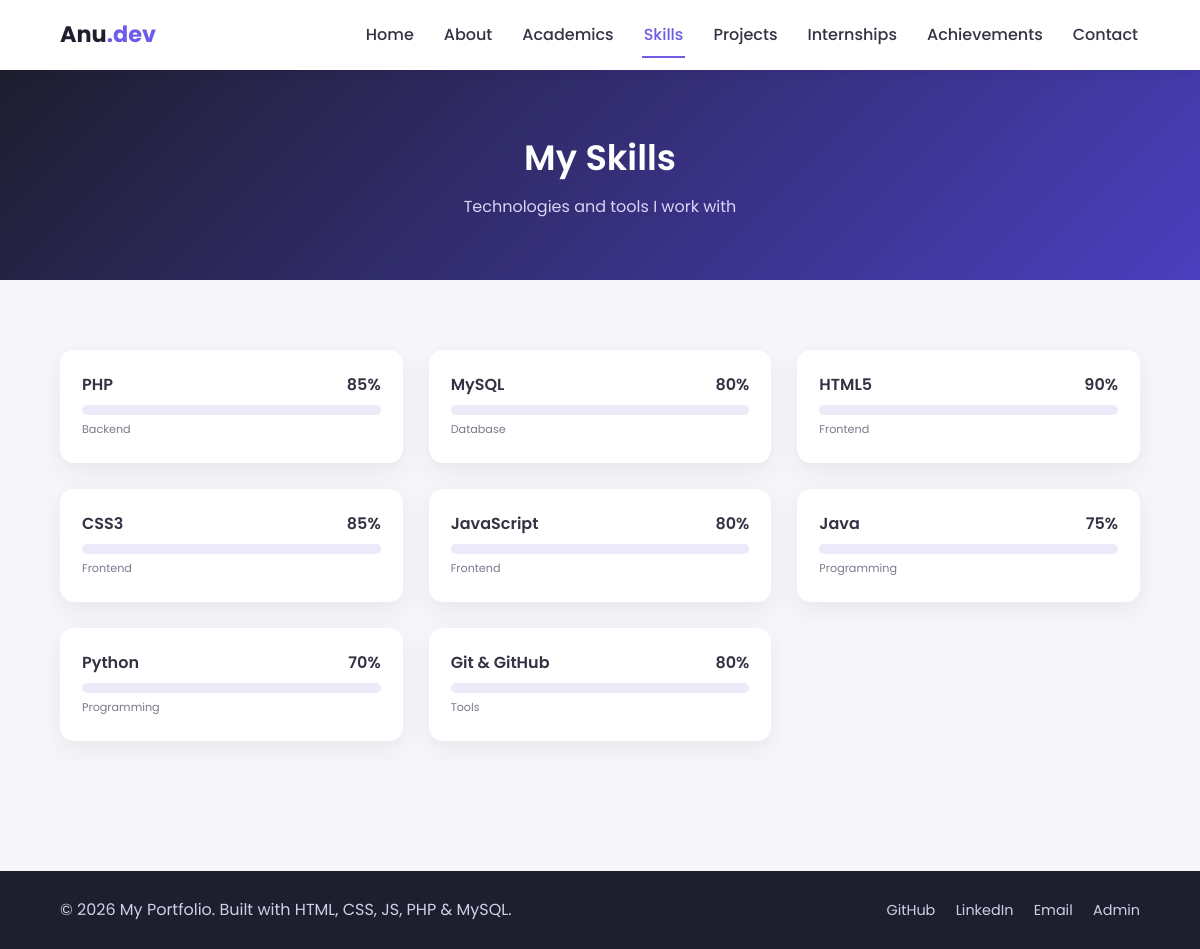
The page /skills.php on the database its author committed.
### tables this page shows
CREATE TABLE IF NOT EXISTS skills (
    id INT AUTO_INCREMENT PRIMARY KEY,
    skill_name VARCHAR(100) NOT NULL,
    category VARCHAR(50) NOT NULL,
    proficiency INT NOT NULL DEFAULT 70
);

### skills.php (the view, shortened to what this page needs)
<?php
include "includes/header.php";
$skills = [];
try {
    include "includes/db.php";
    $stmt = $pdo->query("SELECT skill_name, category, proficiency FROM skills ORDER BY category, proficiency DESC");
    $skills = $stmt->fetchAll();
} catch (Throwable $e) {
    $dbError = true;
    $skills = [
        ['skill_name' => 'HTML5', 'category' => 'Frontend', 'proficiency' => 90],
        ['skill_name' => 'CSS3', 'category' => 'Frontend', 'proficiency' => 85],
        ['skill_name' => 'JavaScript', 'category' => 'Frontend', 'proficiency' => 80],
        ['skill_name' => 'PHP', 'category' => 'Backend', 'proficiency' => 85],
        ['skill_name' => 'MySQL', 'category' => 'Database', 'proficiency' => 80],
        ['skill_name' => 'Java', 'category' => 'Programming', 'proficiency' => 75],
        ['skill_name' => 'Python', 'category' => 'Programming', 'proficiency' => 70],
        ['skill_name' => 'Git & GitHub', 'category' => 'Tools', 'proficiency' => 80],
    ];
}
?>
<section class="page-banner">
    <div class="container">
        <h1>My Skills</h1>
        <p>Technologies and tools I work with</p>
    </div>
</section>
<section class="section">
    <div class="container">
        <div class="grid grid-3">
            <?php foreach ($skills as $s): ?>
                <div class="skill-card">
                    <div class="skill-top">
                        <span><?php echo htmlspecialchars($s['skill_name']); ?></span>
                        <span><?php echo (int)$s['proficiency']; ?>%</span>
                    </div>
                    <div class="skill-bar">
                    </div>
                    <span class="skill-category-tag"><?php echo htmlspecialchars($s['category']); ?></span>
                </div>
            <?php endforeach; ?>
        </div>
    </div>
</section>
<?php include "includes/footer.php"; ?>

### includes/header.php (shortened to what this page needs)
<?php
$current = basename($_SERVER['PHP_SELF'] ?? '');
if (!function_exists('navClass')) {
    function navClass($page, $current) {
        return $page === $current ? 'active' : '';
    }
}
$base = isset($base) ? $base : '';
?>
<!DOCTYPE html>
<html lang="en">
<head>
<link rel="stylesheet" href="<?php echo $base; ?>css/style.css">
</head>
<body>
<header class="site-header">
    <div class="container nav-wrap">
        <a href="<?php echo $base; ?>index.php" class="logo">Anu<span>.dev</span></a>
        <nav class="site-nav" id="siteNav">
            <a href="<?php echo $base; ?>index.php" class="<?php echo navClass('index.php', $current); ?>">Home</a>
            <a href="<?php echo $base; ?>about.php" class="<?php echo navClass('about.php', $current); ?>">About</a>
            <a href="<?php echo $base; ?>academic.php" class="<?php echo navClass('academic.php', $current); ?>">Academics</a>
            <a href="<?php echo $base; ?>skills.php" class="<?php echo navClass('skills.php', $current); ?>">Skills</a>
            <a href="<?php echo $base; ?>projects.php" class="<?php echo navClass('projects.php', $current); ?>">Projects</a>
            <a href="<?php echo $base; ?>internships.php" class="<?php echo navClass('internships.php', $current); ?>">Internships</a>
            <a href="<?php echo $base; ?>achievements.php" class="<?php echo navClass('achievements.php', $current); ?>">Achievements</a>
            <a href="<?php echo $base; ?>contact.php" class="<?php echo navClass('contact.php', $current); ?>">Contact</a>
        </nav>
    </div>
</header>

### includes/footer.php (shortened to what this page needs)
<footer class="site-footer">
    <div class="container footer-wrap">
        <p>&copy; <?php echo date("Y"); ?> My Portfolio. Built with HTML, CSS, JS, PHP & MySQL.</p>
        <div class="socials">
            <a href="#" title="GitHub">GitHub</a>
            <a href="#" title="LinkedIn">LinkedIn</a>
            <a href="mailto:you@example.com" title="Email">Email</a>
            <a href="<?php echo isset($base) ? $base : ''; ?>admin/login.php" title="Admin">Admin</a>
        </div>
    </div>
</footer>
</body>
</html>

### css/style.css (style rules this page uses)
:root { --primary: #6c5ce7; --primary-dark: #4b3fbf; --accent: #00cec9; --dark: #1e1e2f; --light-bg: #f7f7fb; --text: #333344; --muted: #7a7a8c; --card-bg: #ffffff; --radius: 14px; --shadow: 0 8px 24px rgba(30, 30, 47, 0.08); --transition: all 0.3s ease; }
* { margin: 0; padding: 0; box-sizing: border-box; }
body { font-family: 'Poppins', sans-serif; background: var(--light-bg); color: var(--text); line-height: 1.6; scroll-behavior: smooth; }
.container { width: 90%; max-width: 1150px; margin: 0 auto; }
a { text-decoration: none; color: inherit; }
h1, h2, h3, h4 { font-weight: 600; color: var(--dark); }
.site-header { position: sticky; top: 0; z-index: 100; background: rgba(255,255,255,0.9); backdrop-filter: blur(8px); box-shadow: 0 2px 12px rgba(0,0,0,0.06); }
.nav-wrap { display: flex; align-items: center; justify-content: space-between; padding: 16px 0; }
.logo { font-size: 1.4rem; font-weight: 700; color: var(--dark); }
.logo span { color: var(--primary); }
.site-nav { display: flex; gap: 26px; }
.site-nav a { font-weight: 500; color: var(--text); position: relative; padding: 6px 2px; transition: var(--transition); }
.site-nav a::after { content: ""; position: absolute; left: 0; bottom: -4px; height: 2px; width: 0; background: var(--primary); transition: var(--transition); }
.site-nav a:hover, .site-nav a.active { color: var(--primary); }
.site-nav a:hover::after, .site-nav a.active::after { width: 100%; }
.section { padding: 70px 0; }
.grid { display: grid; gap: 26px; }
.grid-3 { grid-template-columns: repeat(auto-fit, minmax(260px, 1fr)); }
.skill-card { background: var(--card-bg); border-radius: var(--radius); padding: 22px; box-shadow: var(--shadow); }
.skill-top { display: flex; justify-content: space-between; margin-bottom: 8px; font-weight: 600; }
.skill-bar { background: #eceaf9; border-radius: 20px; height: 10px; overflow: hidden; }
.skill-category-tag { display: inline-block; font-size: .7rem; color: var(--muted); margin-top: 6px; }
.site-footer { background: var(--dark); color: #cfcfe8; padding: 26px 0; margin-top: 60px; }
.footer-wrap { display: flex; justify-content: space-between; align-items: center; flex-wrap: wrap; gap: 12px; }
.socials a { margin-left: 16px; color: #cfcfe8; font-size: .9rem; }
.page-banner { background: linear-gradient(135deg, var(--dark), var(--primary-dark)); padding: 60px 0; text-align: center; color: #fff; }
.page-banner h1 { color: #fff; font-size: 2.2rem; }
.page-banner p { color: #d8d5f5; margin-top: 8px; }

### rows shown on the page
skills: skill_name "PHP", proficiency "85", category "Backend"
skills: skill_name "MySQL", proficiency "80", category "Database"
skills: skill_name "HTML5", proficiency "90", category "Frontend"
skills: skill_name "CSS3", proficiency "85", category "Frontend"
skills: skill_name "JavaScript", proficiency "80", category "Frontend"
skills: skill_name "Java", proficiency "75", category "Programming"
skills: skill_name "Python", proficiency "70", category "Programming"
skills: skill_name "Git & GitHub", proficiency "80", category "Tools"
